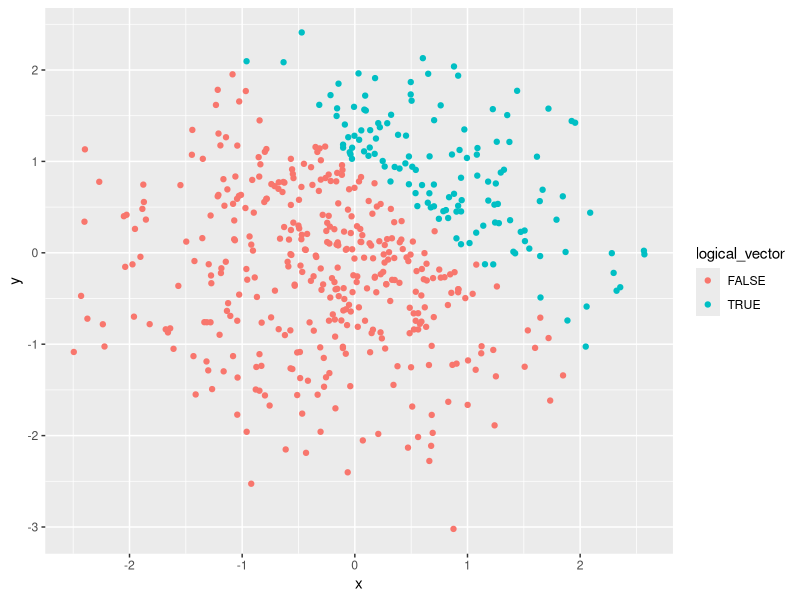
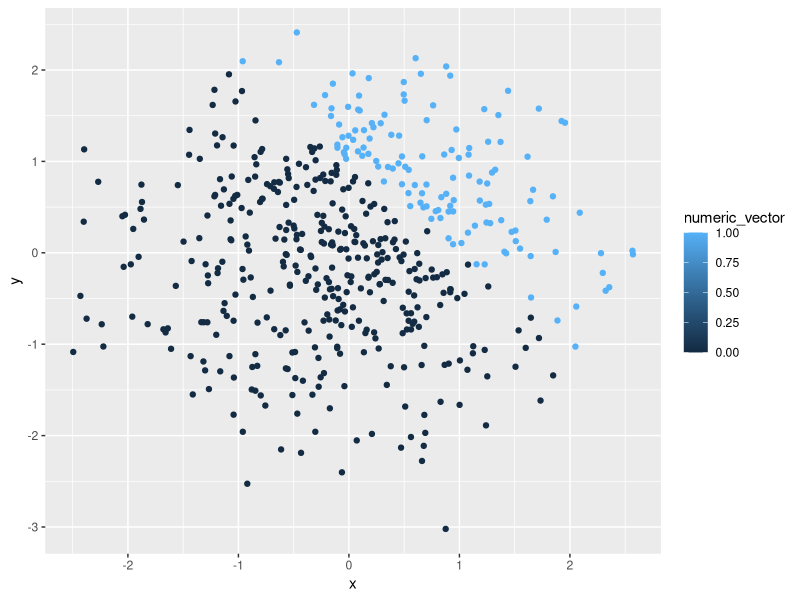
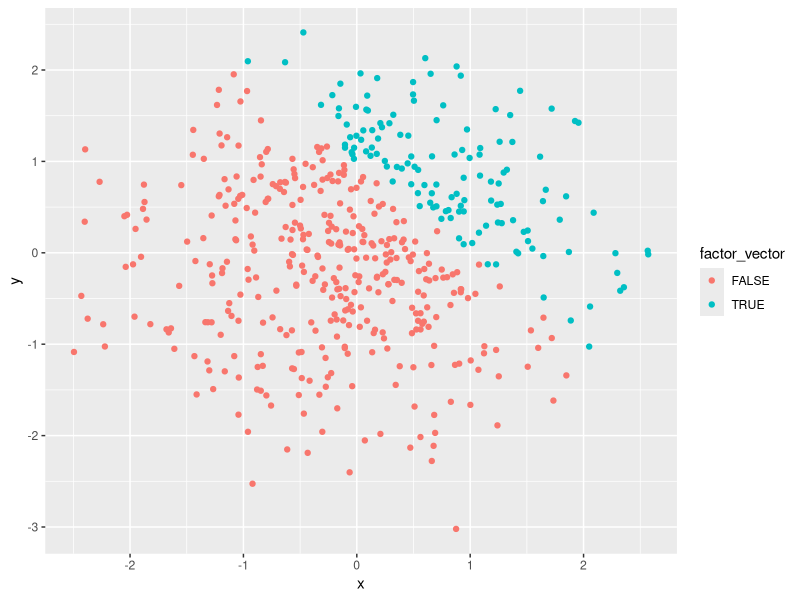

Source code (R) for these figures, in order:
## ---- chunk 1
library (tidyverse)
problem1_df = tibble(
  sample=rnorm(8),
  logical_vector = sample > 0,
  char_vector = c("Help", "am", "I", "doing", "this", "correctly", "ahh", "ahh"),
  factor_vector = factor(c("red", "yellow", "blue", "red", "yellow", "blue","red", "red"))
)
# Problem 1 asks us to take a deep dive into creating a dataframe. 
# problem1_df was created and allows us to explore different types of vectors.

mean_sample = mean(pull(problem1_df, sample))
  # Mean of sample is -0.2224873.

mean_logical_vector = mean(pull(problem1_df, logical_vector))
  # Mean of logical_vector is 0.5.

mean_char_vector = mean(pull(problem1_df, char_vector))
mean_factor_vector = mean(pull(problem1_df, factor_vector))
  # Both the mean of char_vector and factor_vector generated a warning message. 
  # This does explain what is happening when we try to take the mean because 
  # char_vector and factor_vector are not logical or numerical vectors.
## ---- chunk 2
problem2_df = tibble(
  x = rnorm (500),
  y = rnorm (500),
  logical_vector = x + y > 1,
  numeric_vector = as.numeric (logical_vector),
  factor_vector = as.factor (logical_vector),
)
## ---- chunk 3
ggplot(problem2_df, aes(x, y, color = logical_vector)) + geom_point()
  # There are two colors for the logical_vector scatterplot, one red and one green.

ggplot(problem2_df, aes(x, y, color = numeric_vector)) + geom_point()
  # There is a gradient of sky blue to dark blue for the numeric_vector scatterplot.

ggplot(problem2_df, aes(x, y, color = factor_vector)) + geom_point()
  # There are two colors for the factor_vector, one red and one green.
